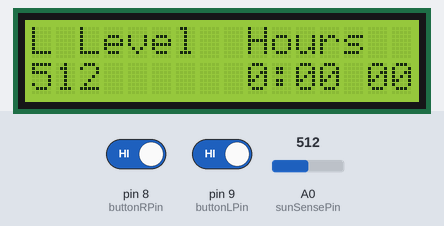
Recording of a sketch running on a simulated Arduino Uno, built with avr-gcc and run on an emulated ATmega328P. Shown: 16×2 character LCD. Inputs (shaded band) come from the test bench; at power-on: A0 (sunSensePin) = 512, pin 8 (buttonRPin) HIGH, pin 9 (buttonLPin) HIGH.

Above: at 1.2 s.
1.3 s: A0 (sunSensePin) set to 1001
At 2.2 s:
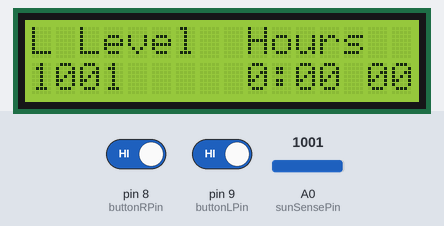
4.0 s: A0 (sunSensePin) set to 1022
At 5.3 s:
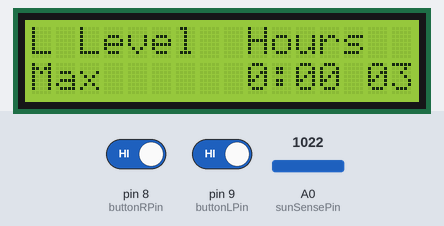
7.0 s: A0 (sunSensePin) set to 990
At 7.7 s:
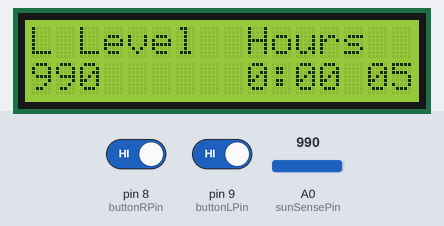
8.5 s: pin 8 (buttonRPin) driven LOW and pin 9 (buttonLPin) driven LOW
At 10.0 s:
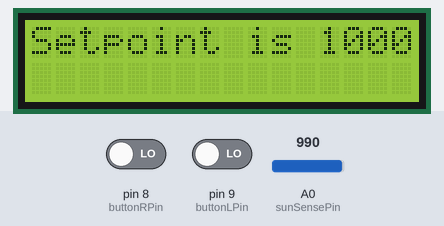
11.5 s: pin 8 (buttonRPin) driven HIGH
At 13.3 s:
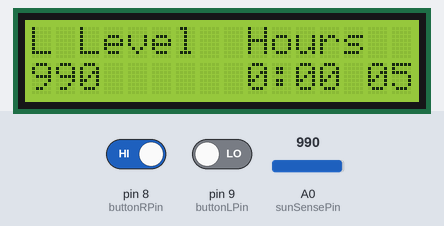
13.6 s: pin 8 (buttonRPin) driven LOW
At 14.2 s:
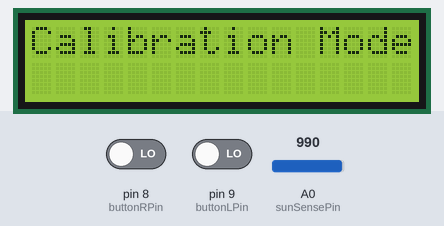
Timing chart, 0 to 16.6 s (numbered marks = the images above; inputs shaded):
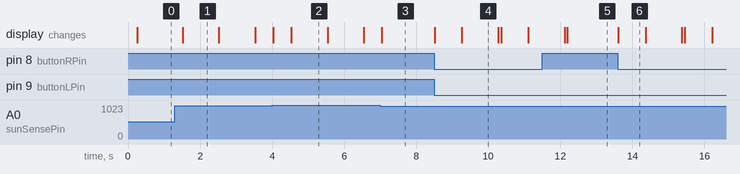

Measured:
- the behaviour switches between 1014 and 1015 on A0 (sunSensePin) (found by bisection; images 1 and 2)
- after the input at 1.3 s, the display: changes after 0.21 s (image 1)
- after the input at 4.0 s, the display: first changes at once (image 2 shows a later state)
- after the input at 7.0 s, the display: changes after 0.05 s (image 3)
- after the input at 8.5 s, the display: first changes at once (image 4 shows a later state)
- after the input at 11.5 s, the display: first differs from a run without the input after 0.70 s (image 5)
- after the input at 13.6 s, the display: changes at once (image 6)

The sketch:

SunSensor.ino
```cpp
/*
* Created by Jason Godson
* V 1.00 Released March 21, 2015
*
* This is used to find an ideal location for a solar panel or solar heating setup and after leaving it for a day will give you a
* good indication of how many hours of sun you will get in a certain spot/direction. Also has other uses as the setpoint is adjustable.
* Could be used to see how long lights were on in a dark room, if there was too much light getting into a certain spot, or possibly
* use it as a start point for a project to turn on lights when it gets too dark in a room or to turn on pumps in the sun but not shade, etc.
*
* I referenced many different sources in order to learn how to do certain things. The only code directly copied was from the LCD
* example from the OSEPP Arduino BASICS starter kit. You can use any of this code in your project. I'm sure it's not coded
* the greatest or most efficent/secure, but this is my first project and it worked great after a weekend of working on it.
*
*/

// Include the LCD library
#include <LiquidCrystal.h>

// LCD pins (Pins don't change and are declared as constants)
const int lcdRSPin = 12;
const int lcdEPin = 11;
const int lcdD4Pin = 5;
const int lcdD5Pin = 4;
const int lcdD6Pin = 3;
const int lcdD7Pin = 2;
const int lcdBright = 6; // This is an extra pin I used to control the LCD backlight  NOTE: PWM pin

// Initialize the library with the interface pins
LiquidCrystal lcd(lcdRSPin, lcdEPin, lcdD4Pin, lcdD5Pin, lcdD6Pin, lcdD7Pin);

// Other pins (Pins don't change and are declared as constants)
const int sunSensePin = A0; // This is our photocell
const int buttonLPin = 9; // This is the left push button
const int buttonRPin = 8; // This is the right push button

// Decare variables  NOTE: I put most of them here, so I could change them in any function
int sunSenseRead = 0; // Max sensor value for photocell (by testing in full sun) is 1018 counts. Min value is 0.
int setpoint = 1000; // Minimum reading to count as time in sun  DEFAULT = 1000
long sampleRate = 250; // Sample rate of light sensor in miliseconds  DEFAULT = 250  NOTE: Must be a long as it is tested against a long
long timeout = 60000; // LCD timeout in miliseconds. DEFAULT = 60000  NOTE: Must be a long as it is tested against a long
long sunTotalTime = 0; // This is the total time in the sun  NOTE: I used a long as an int will not go high enough
long sunCurrentTime = 0; // Used for adding the difference between the current and last check to the total time
long sunLastTime = 0; // Used for adding the difference between the current and last check to the total time
int timer = 0; // Used to see if counting time towards sunTotalTime
long activityLastTime = 0; // Used for adding the difference between the current and last check to the total time
long activityCurrentTime = 0; // Used for adding the difference between the current and last check to the total time
long timeSinceActivity = 0; // Used to total how long since a button was pushed
long mainTimer = 0; // Used to see if it's time to check sensor readings and add to timer
long mainLastTime = 0; // Used for adding the difference between the current and last check to the total time
long mainCurrentTime = 0; // Used for adding the difference between the current and last check to the total time
int buttonLState = 1; // Used to store the state of the left push button while debouncing
int buttonRState = 1; // Used to store the state of the right push button while debouncing
int buttonState = 0; // Used to store the state of the pushed button 1. Left button 2. Right button 3. Both buttons
int calibrationMode = 0; // Used to stay in calibration mode until finished
int debounceLoop = 0; // Used to stay in debounce mode until positive of button push
int brightness = 255; // Used to set brightness of LCD  NOTE: 0-255 for PWM
int activity = 1; // Used to indicate that a button was pushed to turn LCD on and update
int hours = 0; // Hours of time above setpoint
int minutes = 0; // Minutes of time above setpoint
int seconds = 0; // Seconds of time above setpoint

void setup()
{
    lcd.begin(16, 2); // Set up the LCD with the number of columns and rows:
    // Set buttons as input pins with internal pullup resistors
    pinMode(buttonLPin, INPUT_PULLUP);
    pinMode(buttonRPin, INPUT_PULLUP);
    analogWrite(lcdBright, brightness); // Set the LCD to initially be full brightness
}

void loop()
{
  updateMainTime(); // Update the main timer
  // Read sensor data if it's been long enough and reset timer
  if (mainTimer >= sampleRate)
  {
    mainTimer = 0;
    mainLastTime = millis();
    readData();
  }
  activity = checkButtonState(); // Check for a button push
  if (activity > 0)
  {
    // If a button was pushed, turn backlight on and reset activity timer
    timeSinceActivity = 0;
    activityLastTime = millis();
    brightness = 255; // Set LCD to full brightness
    analogWrite(lcdBright, brightness);
    displayData(); // Display data on LCD
    // Enter calibration mode if both buttons were pushed
    if (activity == 3)
    {
      calibrationMode = 1;
      calibration();
    }
  }
  else if (timeSinceActivity > timeout)
  {
    // If no buttons pushed lately, turn backlight off to save power and don't update LCD
    brightness = 0;
    analogWrite(lcdBright, brightness);
  }
  else
  {
    // If no activity but not long enough to turn LCD off, add to the no activity timer
    displayData();
    activityCurrentTime = millis();
    timeSinceActivity += activityCurrentTime - activityLastTime;
    activityLastTime = activityCurrentTime;
  }
}

void readData()
{
   // Read our photocell
    sunSenseRead = analogRead(sunSensePin);

    // Check if we need to start or stop counting time in the sun
    timeInSun();
}

void displayData()
{
    // Print our constant text on LCD
    lcd.setCursor(0, 0);
    lcd.print("L Level");
    lcd.setCursor(9, 0);
    lcd.print("Hours");

    // Print sensor value on LCD
    lcd.setCursor(0, 1);
    if (sunSenseRead >= 1015)
    {
      // Display max when close to sensor limit
      lcd.print("Max ");
    }
    else
    {
      lcd.print(sunSenseRead);
      // Spaces make sure that if previous value had less characters than the current one, they don't stay on the LCD
      lcd.print("   ");
    }

    // Print length of time in light above setpoint on LCD
    convertTime(); // Convert miliseconds to hours, minutes, seconds
    if (hours >= 10)
    {
      // If two characters for hours, then move one left to make room
      lcd.setCursor(8, 1);
      lcd.print(hours);
    }
    else
    {
      lcd.setCursor(9, 1);
      lcd.print(hours);
    }
    lcd.print(":");
    if (minutes >= 10)
      {
        lcd.print(minutes);
      }
    else
    {
      // Add a 0 in front if there is single digit
      lcd.print("0");
      lcd.print(minutes);
    }
    lcd.print(" ");
    if (seconds >= 10)
      {
        lcd.print(seconds);
      }
    else
    {
      lcd.print("0");
      lcd.print(seconds);
    }
}

int checkButtonState()
{
  int returnVal = 0;
  debounceLoop = 1;
  // Loop until we get a good reading, then return which button was pressed
  while (debounceLoop > 0)
  {
    buttonLState = digitalRead(buttonLPin);
    buttonRState = digitalRead(buttonRPin);
    if (buttonLState < 1 && buttonRState < 1)
    {
       buttonLState = digitalRead(buttonLPin);
       buttonRState = digitalRead(buttonRPin);
       if (buttonLState < 1 && buttonRState < 1)
       {
         returnVal = 3; // Both buttons pushed
         debounceLoop = 0;
       }
     }
     else if (buttonLState < 1 && buttonRState > 0)
     {
       buttonLState = digitalRead(buttonLPin);
       buttonRState = digitalRead(buttonRPin);
       if (buttonLState < 1 && buttonRState > 0)
       {
         returnVal = 1; // Left button pushed
         debounceLoop = 0;
       }
     }
     else if (buttonLState > 0 && buttonRState < 1)
     {
       buttonLState = digitalRead(buttonLPin);
       buttonRState = digitalRead(buttonRPin);
       if (buttonLState > 0 && buttonRState < 1)
       {
         returnVal = 2; // Right button pushed
         debounceLoop = 0;
       }
     }
     else
     {
       returnVal = 0; // Nothing pushed
       debounceLoop = 0;
     }
  }
  return returnVal;
}

void timeInSun()
{
  // Check to see if current sensor reading is higher than the setpoint that was set
  if (sunSenseRead >= setpoint)
  {
    if (timer == 1)
    {
      sunCurrentTime = millis(); // Get the current time
      sunTotalTime += sunCurrentTime - sunLastTime; // Add the time elapsed to total time
      sunLastTime = sunCurrentTime; // Set the current time as the last time
    }
    else
    {
      sunLastTime = millis(); // Update the last time the setpoint was checked
      timer = 1; // Turn on the timer
    }
  }
  else
  {
    if (timer == 1)
    {
      sunCurrentTime = millis(); // Get the current time
      sunTotalTime += sunCurrentTime - sunLastTime; // Add the time elapsed to total time
      sunLastTime = sunCurrentTime; // Set the current time as the last time
      timer = 0; // Turn off the timer
    }
    else
    {
      sunLastTime = millis(); // Update the last time the setpoint was checked
    }
  }
}

void convertTime()
{
  // Reset the hour, minute and second variables
  hours = 0;
  minutes = 0;
  seconds = 0;
  // We don't want to change the sunTotalTime variable, so we need a different variable
  double convertTime = sunTotalTime;
  // Convert the number of miliseconds into hours, minutes and seconds
  while (convertTime > 1000)
  {
    while (convertTime >= 3600000)
    {
      hours++;
      convertTime -= 3600000; // 3,600,000 miliseconds in an hour
    }
    while (convertTime >= 60000)
    {
      minutes++;
      convertTime -= 60000; // 60,000 miliseconds in a minute
    }
    while (convertTime >= 1000)
    {
      seconds++;
      convertTime -= 1000; // 1,000 miliseconds in a second
    }
  }
}

void calibration()
{
  // Change cutoff for counting towards total time
  lcd.clear();
  lcd.print("Calibration Mode"); // Let the person know what's going on
  delay(750);
  lcd.clear();
  lcd.print("L: Down R: Up"); // Show instructions to adjust
  /*
  * Loop until setpoint is changed, sensors are not read during this time, but time will still increase based on the last reading
  * If the light goes over/under the setpoint while in calibration it will not start/stop the timer, so whatever it was doing
  * previously is what it will count towards while in this mode.
  */
  while (calibrationMode > 0)
  {
    lcd.setCursor(0, 1);
    lcd.print("Setpoint: ");
    // Print setpoint on LCD, or Min/Max if limits reached
    if (setpoint < 5)
    {
      lcd.print("Min");
      setpoint += 5;
      delay(250);
    }
    else if (setpoint > 1015)
    {
      lcd.print("Max ");
      setpoint -= 5;
      delay(250);
    }
    else
    {
      lcd.print(setpoint);
      lcd.print("  "); // Spaces to overwrite any characters that might get left from previous value
    }
    buttonState = checkButtonState(); // Check what button is pushed, if any
    switch (buttonState)
    {
      case 1: // Left button pressed - setpoint down
        setpoint -= 5;
        delay(75);
        break;
      case 2: // Right button pressed - setpoint up
        setpoint += 5;
        delay(75);
        break;
      case 3: // Both buttons pressed - exit calibration
        calibrationMode = 0;
        lcd.clear();
        lcd.print("Setpoint is ");
        lcd.print(setpoint); // Show the setpoint when they exit calibration mode
        delay(1000);
        lcd.clear();
        activityLastTime = millis(); // Set the last time any buttons were pushed to now
        break;
    }
    delay(75);
  }
}

void updateMainTime()
{
  // Timer for when to read sensors, to avoid having a delay which can cause missed button presses
  mainCurrentTime = millis();
  mainTimer += mainCurrentTime - mainLastTime;
  mainLastTime = mainCurrentTime;
}
```
